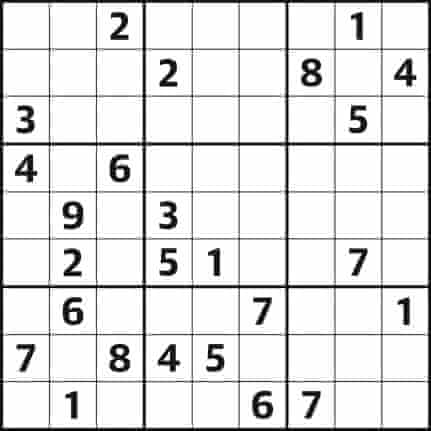
#> input picture images/puzzle02.jpg, 431 x 431 px
$ python -i puzzle.py   (imports and definitions only)
#> lines starting #> are read from the running program, lines starting #| are printed output that depends on the picture; after the words box and inside, x2 and y2 are one past the last pixel; in counts of white or black regions, pixels touching at a corner belong together
#> further down, picture is the input picture: shape (431, 431, 3); min 0, max 255, mean 225.5
from imutils.perspective import four_point_transform
from skimage.segmentation import clear_border
import numpy as np
import cv2
import imutils

def find_puzzle(image,debug=False):
    # convert the image to the grayscale and blur it slightly
#> called with debug = False
    gray = cv2.cvtColor(image,cv2.COLOR_BGR2GRAY)
    blurred = cv2.GaussianBlur(gray,(7,7),3)
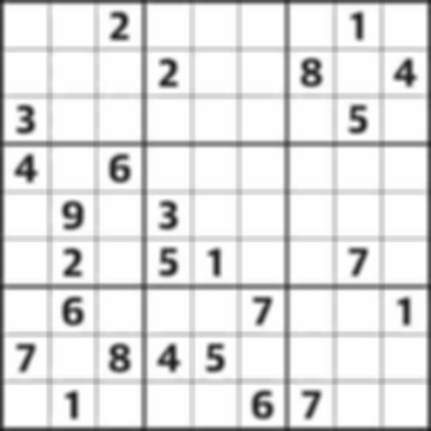
#> blurred: shape (431, 431); min 26, max 255, mean 225.8

    # apply adaptive thresholding

    thresh = cv2.adaptiveThreshold(blurred,255,cv2.ADAPTIVE_THRESH_GAUSSIAN_C,cv2.THRESH_BINARY,11,2)
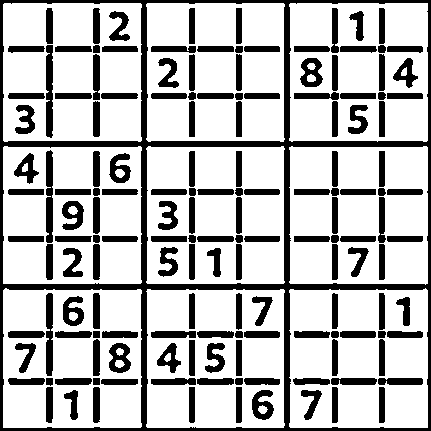
#> thresh: shape (431, 431); 73.4% white; 153 black regions, largest, box (x1, y1, x2, y2) and area: (0, 0, 431, 431) 15172, (46, 150, 53, 243) 608, (46, 45, 53, 138) 606
    thresh = cv2.bitwise_not(thresh)
#> thresh: shape (431, 431); 26.6% white; 153 white regions

    #  check to see if we are visualizing each step of the image


    if debug:
        cv2.imshow("Puzzle Thresh" ,thresh)
        cv2.waitKey(0)

    ## finf contours in threshold image

    cnts = cv2.findContours(thresh.copy(),cv2.RETR_EXTERNAL, cv2.CHAIN_APPROX_SIMPLE)
#> cnts = 1 contour; box (x1, y1, x2, y2) and area: (0, 0, 431, 431) 184900

    cnts= imutils.grab_contours(cnts)
#> cnts = [[[0, 0], [0, 430], [430, 430], [430, 0]]]


    # initialize a contour thet corresponds to the puzzle outline
    puzzleCnt = None

    for c in cnts :
        peri = cv2.arcLength(c,True)
        approx = cv2.approxPolyDP(c,0.02*peri,True)

        # if our aprox. contour has four points then we can
        # assume we have the outline of the puzzle

        if len(approx)==4:
            puzzleCnt = approx
            break
#> this loop made 1 pass
#> (peri, puzzleCnt) on pass 1: (1720, [[0, 0], [0, 430], [430, 430], [430, 0]])


    # if the puzzle contour is empty then our script could not find
    # the outline of the Sudoku so raise an Error.

    if puzzleCnt is None:
        return (None,None)


    if debug :

        output = image.copy()
        cv2.drawContours(output,[puzzleCnt],-1,(0,255,0),2)
        cv2.imshow("Puzzle outline",output)
        cv2.waitKey(0)


    # apply a four point perspective transform to both original and
    # grayscale image to obtain a top-down bird's eye view
    # of puzzle
    puzzle = four_point_transform(image,puzzleCnt.reshape(4,2))
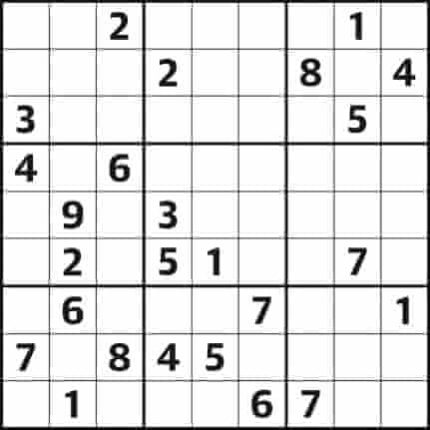
#> puzzle: shape (430, 430, 3); min 0, max 255, mean 225.5
    warped = four_point_transform(gray,puzzleCnt.reshape(4,2))

    # check to see if we are visualizing the perspective

    if debug:
        cv2.imshow("Puzzle Transform",warped)
        cv2.waitKey(0)

    return (puzzle,warped)


# [48 lines left out: function extract_digits, not called in this run]

>>> import cv2
>>> picture = cv2.imread('images/puzzle02.jpg')
>>> result = find_puzzle(picture)
